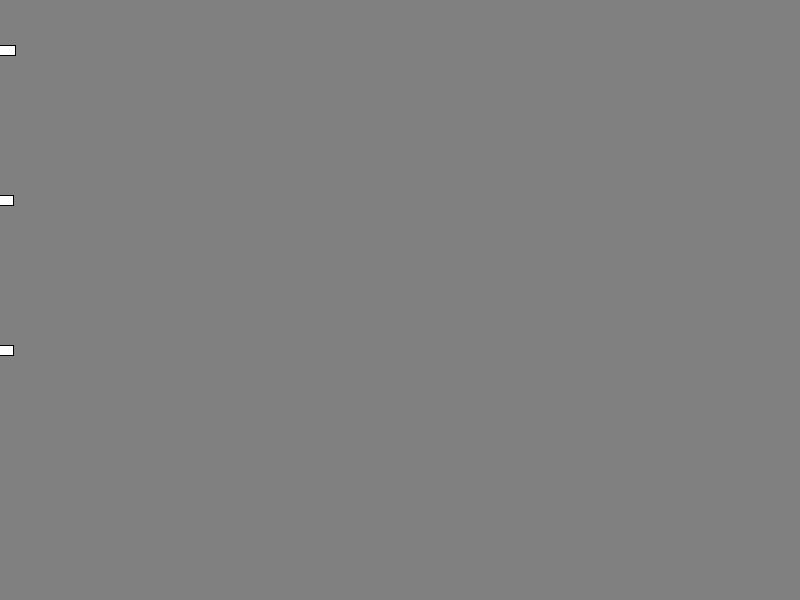
Frame 1 (no input)
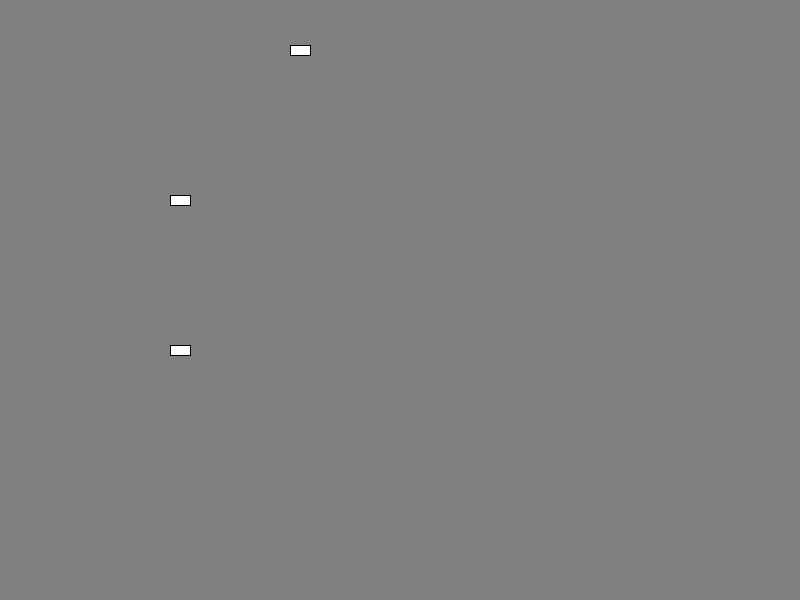
Frame 60 (the mouse pressed at the canvas centre just before this capture)
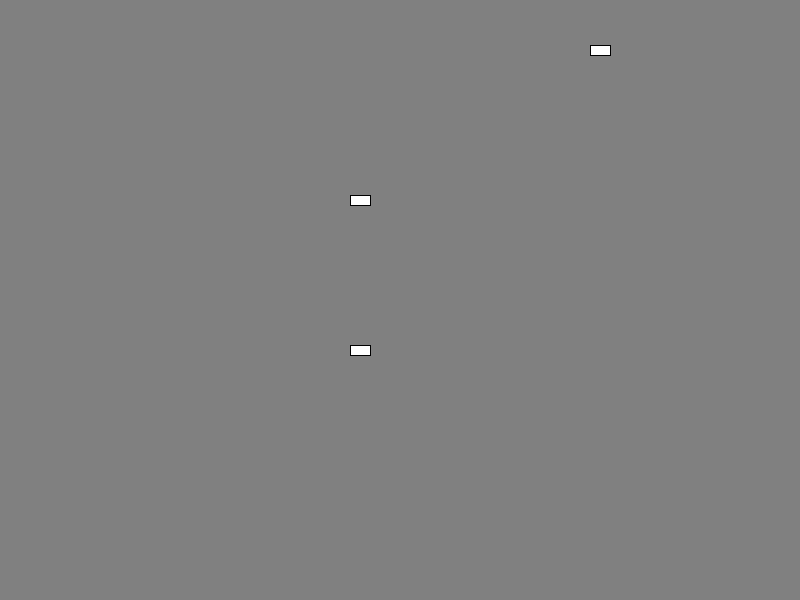
Frame 120 (the mouse held since frame 60 and released just before this capture)

The Processing sketch that drew these frames (run headless with seeded random() and noise(); from frame 60 on, the mouse is pressed at the canvas centre):

// Processing sketch: processing_123143
// ── processing_123143.pde

// Learning Processing
// Daniel Shiffman
// http://www.learningprocessing.com

// Example 8-2: Two Car objects

Car myCar1;
Car myCar2; // Two objects!
Car myCar3;
  
float r;
float g;
float b;
  
void setup() {
  size(800,600);

  myCar1 = new Car(color(255,255,255),0,50,5); // Parameters go inside the parentheses when the object is constructed.
  myCar2 = new Car(color(255,255,255),0,200,3);
  myCar3 = new Car(color(255,255,255),0,350,3);
}

void draw() {
  background(128);
  myCar1.move();
  myCar1.display();
  myCar2.move();
  myCar2.display();
  myCar3.move();
  myCar3.display();

}

class Car { // Even though there are multiple objects, we still only need one class. No matter how many cookies we make, only one cookie cutter is needed.Isnâ€™t object-oriented programming swell?
  color c;
  float xpos;
  float ypos;
  float xspeed;

  Car(color tempC, float tempXpos, float tempYpos, float tempXspeed) { // The Constructor is defined with arguments.
    c = tempC;
    xpos = tempXpos;
    ypos = tempYpos;
    xspeed = tempXspeed;
  }

  void display() {
    stroke(0);
    fill(c);
    rectMode(CENTER);
    rect(xpos,ypos,20,10);
  }

  void move() {
    xpos = xpos + xspeed;
    if (xpos > width) {
      r=random(255);
      g=random(255);
      b=random(255);
      c = color(r,g,b);
      xspeed = -xspeed; //xspeed = -xspeed;
    } else if (xpos < 0){
      r=random(255);
      g=random(255);
      b=random(255);
      c = color(r,g,b);
      xspeed = xspeed * -1;
    }
  }
}
